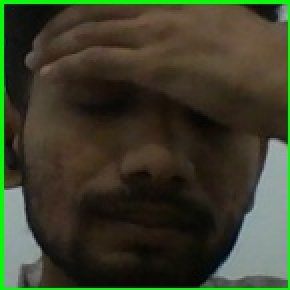
#> input picture TrainingImages/Omkar.2542.13.jpg, 145 x 145 px (shown 2 times larger); its folder holds 4 pictures in this run
$ python training.py
#> lines starting #> are read from the running program, lines starting #| are printed output that depends on the picture
### labelImages.py
import os
from PIL import Image
import numpy as np

def getLabelAndImages(path):
#> called with path = 'TrainingImages'
    imagePaths  = [os.path.join(path,f) for f in os.listdir(path)]
    # print(imagePaths)
    faces=[]
    Id =[]

    for imagePath in imagePaths:
        # print("imagepath----->",imagePath)
        pilImage = Image.open(imagePath).convert('L')
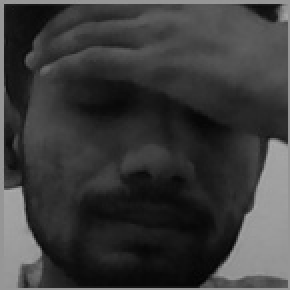
#> pilImage: PIL image 145x145 L (shown 2 times larger); min 2, max 172, mean 58.9
        # print("PilImage-----> ",pilImage)
        imageNp = np.array(pilImage,'uint8')
        # print("imageNp------->",imageNp)
        id = int(os.path.split(imagePath)[-1].split(".")[1])
        # print("id-----> ",id)
        faces.append(imageNp)
        Id.append(id)
#> pass 2 of the loop in getLabelAndImages, `for imagePath in imagePaths:`:
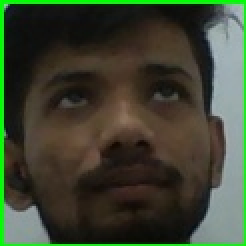
#> input picture TrainingImages/Omkar.2542.17.jpg, 123 x 123 px (shown 2 times larger)
#> in getLabelAndImages, `pilImage = Image.open(imagePath).convert('L')`:
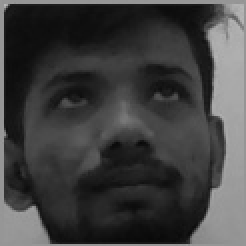
#> pilImage: PIL image 123x123 L (shown 2 times larger); min 8, max 184, mean 63.7
#> pass 3 of the loop in getLabelAndImages, `for imagePath in imagePaths:`:
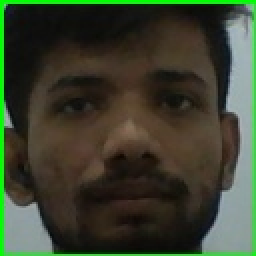
#> input picture TrainingImages/Omkar.2542.19.jpg, 128 x 128 px (shown 2 times larger)
#> in getLabelAndImages, `pilImage = Image.open(imagePath).convert('L')`:
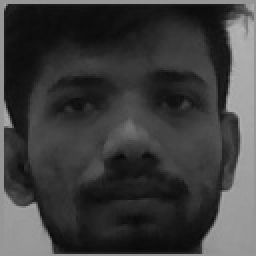
#> pilImage: PIL image 128x128 L (shown 2 times larger); min 7, max 184, mean 61.4
#> the loop made 4 passes; the first 3 are shown
    # print("faces-----> ",faces)
    print("Id-----> ",Id)
    return faces,Id

# getLabelAndImages("TrainingImages")

### training.py
import cv2
import numpy as np
from labelImages import getLabelAndImages
recognizer = cv2.face.LBPHFaceRecognizer_create()
# print(recognizer)
detector = cv2.CascadeClassifier("haarcascade_frontalface_default.xml")
faces, Id = getLabelAndImages("TrainingImages")
recognizer.train(faces, np.array(Id))
recognizer.save("TrainingImageLabel\Trainer.yml")

print("Model Trained Successfully")
